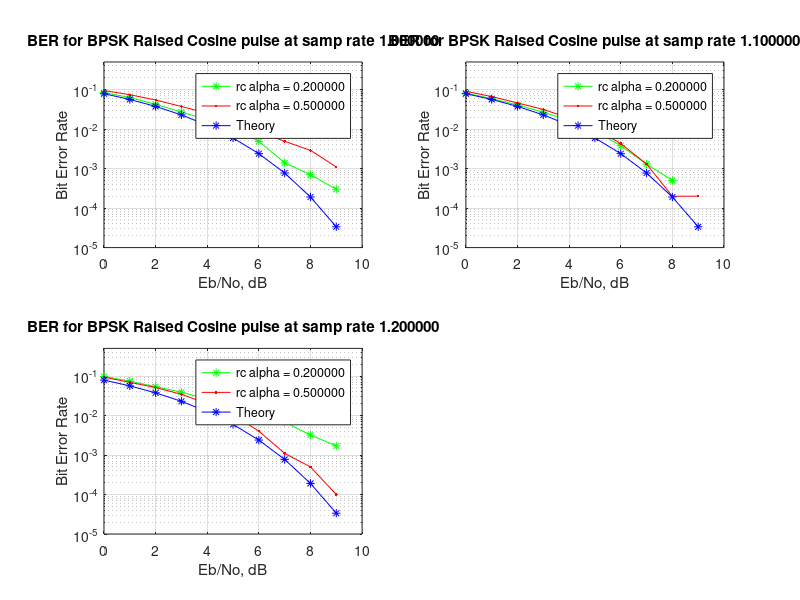

This figure's MATLAB source:
% PRABHAT KUMAR RAI --- EE18MTECH01005
% PROBLEM  -- BPSK WITH RC SHAPING with different alpha with different sampling instances 1T,1.1T,1.2T

clear all; close all; clc;
% input signal generation with 0 or 1
N = 10000;
x_in = rand(1,N)>0.5; 

% bpsk generation 
x_bpsk = 2*x_in - 1; % conversion into bpsk bits i.e. (1 or -1)

% upsampling the bpsk signal
samp_fact = 2;
x_up = upsample(x_bpsk, samp_fact);      % upsampling by 2
a = 1:0.1:1.2;                      % T=1T, T=1.1T, T=1.2T
Eb_No_dB = [0:9]; % different Eb/N values

for off = 1:length(a)
    
    % raised cosine pulse shaping
    t = -10*a(off):(a(off)*1/2):10*a(off);        % -nT:T/l:nT  T=1, n=10 l=2
    alpha = [0.2 0.5];
    simulation_Ber = [];
    
    for al = 1:length(alpha)
        y1 = sinc(t);
        y2 = y1/norm(y1);
        cosp = cos(alpha(al)*pi*t)./(1-(2*alpha(al)*t).^2);
        cosinfpos = find(abs(cosp)==inf);
        cosp(cosinfpos) = pi/4;
        y = y2.*cosp;
        sinc_shap=conv(x_up,y); % sinc pulse shaping

        %-----NOISE GENERATION & ADDITION TO SIGNAl
    
        noise = randn(1,length(sinc_shap));
        comp_noise = 1/sqrt(2)*(noise+1i*noise); % guassian noise mean=0 variance=1 (approximately)

        for r = 1:length(Eb_No_dB)

            % Noise addition
            corrp = sinc_shap + 10^(-Eb_No_dB(r)/20)*comp_noise;

            %----Matched filter
            h_match=conv(conj(y),corrp);

            % choosing only best samples of length l*N
            h_match=real(h_match);

            h_best=h_match(((length(h_match)/2 + 1)-(samp_fact*N/2)):((length(h_match)/2)+(samp_fact*N/2)));  

            % down sampling
            k_down=downsample(h_best,samp_fact);   % down sampling by 2

            % Demodulating the signal
            out = k_down > 0;

            % calculating the number of bit errors
            nError(r) = biterr(x_in , out);
%             simulation_Ber = nError/N; % simulated ber
        end 
        simulation_Ber = [simulation_Ber; nError/N]; % simulated ber
    end        
    theory_Ber = 0.5*erfc(sqrt(10.^(Eb_No_dB/10))); % theoretical ber 
    subplot(2,2,off);
    semilogy(Eb_No_dB,simulation_Ber(1,:),'g*-'); axis([0 10 10^-5 0.5]); hold on;
    semilogy(Eb_No_dB,simulation_Ber(2,:),'r.-'); axis([0 10 10^-5 0.5]); hold on;
    semilogy(Eb_No_dB,theory_Ber,'b*-'); hold on;
    legend(sprintf('rc alpha = %f',alpha(1)),sprintf('rc alpha = %f',alpha(2)),'Theory');
    xlabel('Eb/No, dB'); axis([0 10 10^-5 0.5]); grid on; ylabel('Bit Error Rate'); 
    title(sprintf('BER for BPSK Raised Cosine pulse at samp rate %f',a(off)));
end
